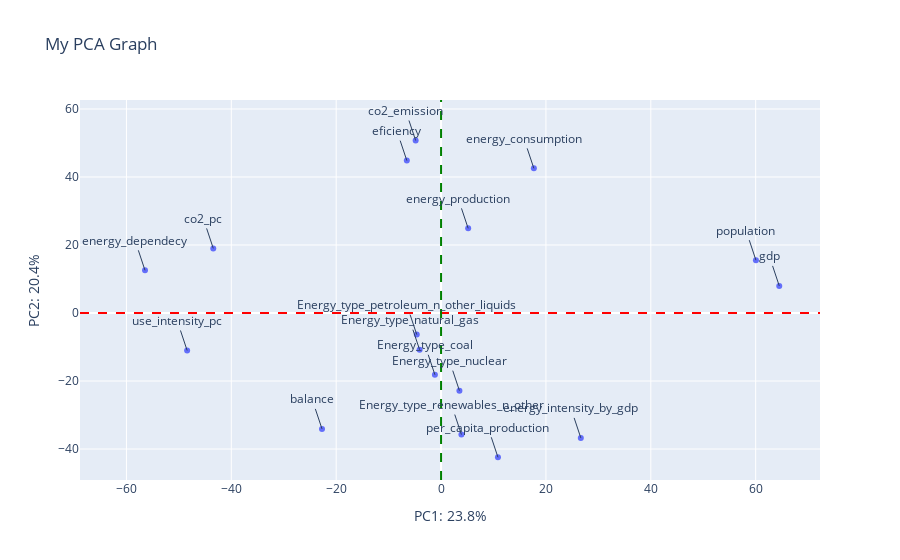

Write notebook code for a chart like this one.
### Code cell
fig = px.scatter(data_frame=pca_df,x="PC1",y="PC2",
            labels={"PC1":f"PC1: {round(per_var[0],2)}%","PC2":f"PC2: {round(per_var[1],2)}%"},
            title="My PCA Graph")

for var in pca_df.index:
    fig.add_annotation({"x":pca_df.PC1.loc[var],"y":pca_df.PC2.loc[var],"text":var})
fig.add_hline(y=0,line_color="red",line_dash="dash").add_vline(x=0,line_color="green",line_dash="dash")
fig

### Figure 1 — Plotly figure (JSON) as saved in the notebook; plotly's stock layout.template omitted (floating-point values rounded to 4 significant figures)
{"data": [{"hovertemplate": "PC1: 23.8%=%{x}<br>PC2: 20.4%=%{y}<extra></extra>", "legendgroup": "", "marker": {"color": "#636efa", "symbol": "circle"}, "mode": "markers", "name": "", "orientation": "v", "showlegend": false, "type": "scatter", "x": [64.5, 60.05, 5.168, 17.7, -4.844, 10.85, 26.65, -22.7, -6.527, -56.46, -48.43, -43.44, -1.174, -4.092, 3.502, -4.634, 3.884], "xaxis": "x", "y": [7.976, 15.55, 24.9, 42.55, 50.74, -42.42, -36.73, -34.08, 44.83, 12.56, -11.01, 19.01, -18.16, -10.8, -22.82, -6.351, -35.74], "yaxis": "y"}], "layout": {"annotations": [{"text": "gdp", "x": 64.5, "y": 7.976}, {"text": "population", "x": 60.05, "y": 15.55}, {"text": "energy_production", "x": 5.168, "y": 24.9}, {"text": "energy_consumption", "x": 17.7, "y": 42.55}, {"text": "co2_emission", "x": -4.844, "y": 50.74}, {"text": "per_capita_production", "x": 10.85, "y": -42.42}, {"text": "energy_intensity_by_gdp", "x": 26.65, "y": -36.73}, {"text": "balance", "x": -22.7, "y": -34.08}, {"text": "eficiency", "x": -6.527, "y": 44.83}, {"text": "energy_dependecy", "x": -56.46, "y": 12.56}, {"text": "use_intensity_pc", "x": -48.43, "y": -11.01}, {"text": "co2_pc", "x": -43.44, "y": 19.01}, {"text": "Energy_type_coal", "x": -1.174, "y": -18.16}, {"text": "Energy_type_natural_gas", "x": -4.092, "y": -10.8}, {"text": "Energy_type_nuclear", "x": 3.502, "y": -22.82}, {"text": "Energy_type_petroleum_n_other_liquids", "x": -4.634, "y": -6.351}, {"text": "Energy_type_renewables_n_other", "x": 3.884, "y": -35.74}], "legend": {"tracegroupgap": 0}, "shapes": [{"line": {"color": "red", "dash": "dash"}, "type": "line", "x0": 0, "x1": 1, "xref": "x domain", "y0": 0, "y1": 0, "yref": "y"}, {"line": {"color": "green", "dash": "dash"}, "type": "line", "x0": 0, "x1": 0, "xref": "x", "y0": 0, "y1": 1, "yref": "y domain"}], "title": {"text": "My PCA Graph"}, "xaxis": {"anchor": "y", "domain": [0, 1], "title": {"text": "PC1: 23.8%"}}, "yaxis": {"anchor": "x", "domain": [0, 1], "title": {"text": "PC2: 20.4%"}}}}
